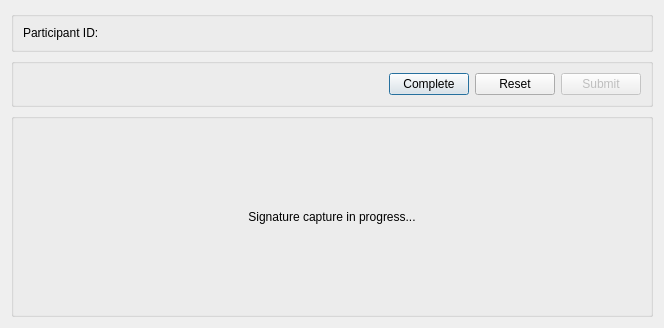
<?xml version="1.0" encoding="UTF-8"?>
<ui version="4.0">
 <class>SignaturePadDialog</class>
 <widget class="QDialog" name="SignaturePadDialog">
  <property name="geometry">
   <rect>
    <x>0</x>
    <y>0</y>
    <width>581</width>
    <height>328</height>
   </rect>
  </property>
  <property name="sizePolicy">
   <sizepolicy hsizetype="Fixed" vsizetype="Fixed">
    <horstretch>0</horstretch>
    <verstretch>0</verstretch>
   </sizepolicy>
  </property>
  <property name="minimumSize">
   <size>
    <width>0</width>
    <height>0</height>
   </size>
  </property>
  <property name="windowTitle">
   <string>Signature</string>
  </property>
  <property name="toolTip">
   <string/>
  </property>
  <layout class="QVBoxLayout" name="verticalLayout_3">
   <item>
    <widget class="QGroupBox" name="groupBox_3">
     <property name="title">
      <string/>
     </property>
     <layout class="QVBoxLayout" name="verticalLayout_5">
      <item>
       <layout class="QHBoxLayout" name="horizontalLayout_10">
        <item>
         <widget class="QLabel" name="label_7">
          <property name="sizePolicy">
           <sizepolicy hsizetype="Minimum" vsizetype="Preferred">
            <horstretch>0</horstretch>
            <verstretch>0</verstretch>
           </sizepolicy>
          </property>
          <property name="text">
           <string>Participant ID:</string>
          </property>
         </widget>
        </item>
        <item>
         <widget class="QLabel" name="participantId">
          <property name="sizePolicy">
           <sizepolicy hsizetype="Expanding" vsizetype="Preferred">
            <horstretch>0</horstretch>
            <verstretch>0</verstretch>
           </sizepolicy>
          </property>
          <property name="text">
           <string/>
          </property>
         </widget>
        </item>
       </layout>
      </item>
     </layout>
    </widget>
   </item>
   <item>
    <widget class="QGroupBox" name="groupBox">
     <property name="sizePolicy">
      <sizepolicy hsizetype="Minimum" vsizetype="Minimum">
       <horstretch>0</horstretch>
       <verstretch>0</verstretch>
      </sizepolicy>
     </property>
     <property name="title">
      <string/>
     </property>
     <layout class="QVBoxLayout" name="verticalLayout">
      <item>
       <layout class="QHBoxLayout" name="horizontalLayout_2">
        <item>
         <widget class="QLabel" name="label_2">
          <property name="text">
           <string/>
          </property>
         </widget>
        </item>
        <item>
         <spacer name="horizontalSpacer">
          <property name="orientation">
           <enum>Qt::Horizontal</enum>
          </property>
          <property name="sizeType">
           <enum>QSizePolicy::Expanding</enum>
          </property>
          <property name="sizeHint" stdset="0">
           <size>
            <width>353</width>
            <height>17</height>
           </size>
          </property>
         </spacer>
        </item>
        <item>
         <widget class="QPushButton" name="completeButton">
          <property name="text">
           <string>Complete</string>
          </property>
         </widget>
        </item>
        <item>
         <widget class="QPushButton" name="ResetButton">
          <property name="enabled">
           <bool>true</bool>
          </property>
          <property name="text">
           <string>Reset</string>
          </property>
         </widget>
        </item>
        <item>
         <widget class="QPushButton" name="SubmitButton">
          <property name="enabled">
           <bool>false</bool>
          </property>
          <property name="text">
           <string>Submit</string>
          </property>
         </widget>
        </item>
       </layout>
      </item>
     </layout>
    </widget>
   </item>
   <item>
    <widget class="QGroupBox" name="groupBox_2">
     <property name="sizePolicy">
      <sizepolicy hsizetype="Expanding" vsizetype="Expanding">
       <horstretch>0</horstretch>
       <verstretch>0</verstretch>
      </sizepolicy>
     </property>
     <property name="minimumSize">
      <size>
       <width>400</width>
       <height>200</height>
      </size>
     </property>
     <property name="title">
      <string/>
     </property>
     <property name="flat">
      <bool>false</bool>
     </property>
     <layout class="QVBoxLayout" name="verticalLayout_2">
      <property name="sizeConstraint">
       <enum>QLayout::SetDefaultConstraint</enum>
      </property>
      <item>
       <widget class="QLabel" name="label">
        <property name="text">
         <string>Signature capture in progress...</string>
        </property>
        <property name="alignment">
         <set>Qt::AlignCenter</set>
        </property>
       </widget>
      </item>
     </layout>
    </widget>
   </item>
  </layout>
 </widget>
 <resources/>
 <connections/>
</ui>
